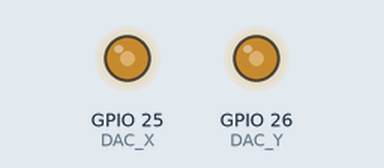
This sketch was run on a simulated ESP32. On the bench: output pins drawn as LEDs (lit = HIGH).

Above: at 0.6 s.
Timing chart, 0 to 1.3 s (numbered marks = the images above):
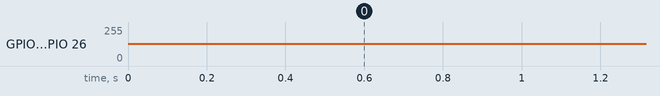

The sketch:

DIBUJO_CARRO_DAC.ino
```cpp
#include <Arduino.h>
#include <math.h>

// =====================================================
// PINES DAC
// =====================================================

#define DAC_X 25   // GPIO25 -> CH1 -> X
#define DAC_Y 26   // GPIO26 -> CH2 -> Y


// =====================================================
// CONFIGURACIÓN DEL DIBUJO
// =====================================================

// Centro de la pantalla XY
#define CX 128
#define CY 128

// Velocidad de dibujo
// (Bajar este número si el dibujo parpadea mucho en la pantalla)
#define DELAY_PUNTO 150


// =====================================================
// FUNCIÓN PARA ENVIAR UN PUNTO AL OSCILOSCOPIO
// =====================================================

void punto(float x, float y)
{
    // Restamos el valor a 255 para invertir las coordenadas
    int X = constrain((int)(255 - x), 0, 255);
    int Y = constrain((int)(255 - y), 0, 255);

    dacWrite(DAC_X, X);
    dacWrite(DAC_Y, Y);

    delayMicroseconds(DELAY_PUNTO);
}


// =====================================================
// DIBUJAR UNA LÍNEA
// =====================================================

void linea(float x1, float y1, float x2, float y2)
{
    float dx = x2 - x1;
    float dy = y2 - y1;

    float distancia = sqrt(dx * dx + dy * dy);

    int pasos = max(2, (int)(distancia / 2));

    for (int i = 0; i <= pasos; i++)
    {
        float t = (float)i / pasos;

        float x = x1 + dx * t;
        float y = y1 + dy * t;

        punto(x, y);
    }
}


// =====================================================
// DIBUJAR CÍRCULO
// =====================================================

void circulo(float cx, float cy, float radio)
{
    const int segmentos = 40;

    for (int i = 0; i <= segmentos; i++)
    {
        float angulo = 2.0 * PI * i / segmentos;

        float x = cx + radio * cos(angulo);
        float y = cy + radio * sin(angulo);

        punto(x, y);
    }
}


// =====================================================
// DIBUJAR RUEDA ESTÁTICA
// =====================================================

void rueda(float cx, float cy, float radio)
{
    // Circunferencia exterior (llanta gruesa)
    circulo(cx, cy, radio);

    // Circunferencia interior (rin vacío para igualar la imagen)
    circulo(cx, cy, radio * 0.4);
}


// =====================================================
// DIBUJAR CARRO (Estilo imagen de referencia)
// =====================================================

void dibujarCarro()
{
    // =================================================
    // CHÁSIS / CARROCERÍA EXTERIOR (Trazo optimizado)
    // =================================================

    // --- Parte Trasera y Techo ---
    linea(40, 170, 35, 155);   // Curva inferior trasera
    linea(35, 155, 45, 130);   // Bumper trasero subiendo
    linea(45, 130, 60, 130);   // Pequeño baúl
    linea(60, 130, 90, 80);    // Caída del vidrio trasero
    linea(90, 80, 145, 80);    // Techo recto

    // --- Parte Delantera ---
    linea(145, 80, 180, 130);  // Parabrisas
    linea(180, 130, 210, 135); // Capó bajando suave
    linea(210, 135, 220, 150); // Frente superior
    linea(220, 150, 215, 170); // Bumper delantero inferior
    linea(215, 170, 200, 170); // Base delantera antes de la rueda

    // --- Espacios Inferiores (dejando huecos para los guardabarros) ---
    linea(150, 170, 105, 170); // Base central (entre ruedas)
    linea(55, 170, 40, 170);   // Base trasera hacia el bumper


    // =================================================
    // VENTANAS (Trazo continuo interno)
    // =================================================

    linea(95, 88, 140, 88);    // Borde superior
    linea(140, 88, 170, 128);  // Borde derecho (parabrisas interno)
    linea(170, 128, 72, 128);  // Línea horizontal de cintura
    linea(72, 128, 95, 88);    // Borde izquierdo (trasero interno)

    // Pilar central separador de ventanas
    linea(115, 88, 115, 128);


    // =================================================
    // DETALLES ADICIONALES
    // =================================================

    // Manija de la puerta
    linea(125, 142, 138, 142);

    // Faro delantero (ligeramente sobresaliente)
    linea(215, 145, 225, 145);


    // =================================================
    // RUEDAS
    // =================================================

    // Rueda trasera izquierda
    rueda(80, 170, 25);

    // Rueda delantera derecha
    rueda(175, 170, 25);
}


// =====================================================
// CONFIGURACIÓN INICIAL
// =====================================================

void setup()
{
    // Llevar inicialmente el punto al centro
    dacWrite(DAC_X, 128);
    dacWrite(DAC_Y, 128);

    delay(500);
}


// =====================================================
// PROGRAMA PRINCIPAL
// =====================================================

void loop()
{
    // Dibujar continuamente
    dibujarCarro();

    // Pequeña pausa antes del próximo barrido
    delay(5);
}
```
